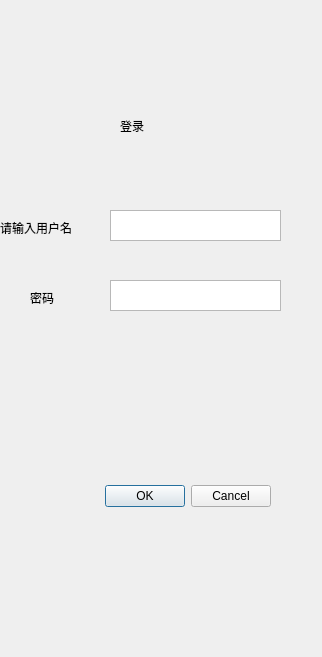
<?xml version="1.0" encoding="UTF-8"?>
<ui version="4.0">
 <class>Dialog</class>
 <widget class="QDialog" name="Dialog">
  <property name="geometry">
   <rect>
    <x>0</x>
    <y>0</y>
    <width>322</width>
    <height>657</height>
   </rect>
  </property>
  <property name="windowTitle">
   <string>Dialog</string>
  </property>
  <widget class="QDialogButtonBox" name="buttonBox">
   <property name="geometry">
    <rect>
     <x>-70</x>
     <y>480</y>
     <width>341</width>
     <height>32</height>
    </rect>
   </property>
   <property name="orientation">
    <enum>Qt::Horizontal</enum>
   </property>
   <property name="standardButtons">
    <set>QDialogButtonBox::Cancel|QDialogButtonBox::Ok</set>
   </property>
  </widget>
  <widget class="QLabel" name="label">
   <property name="geometry">
    <rect>
     <x>120</x>
     <y>100</y>
     <width>111</width>
     <height>51</height>
    </rect>
   </property>
   <property name="text">
    <string>登录</string>
   </property>
  </widget>
  <widget class="QTextEdit" name="user">
   <property name="geometry">
    <rect>
     <x>110</x>
     <y>210</y>
     <width>171</width>
     <height>31</height>
    </rect>
   </property>
  </widget>
  <widget class="QLabel" name="label_2">
   <property name="geometry">
    <rect>
     <x>0</x>
     <y>220</y>
     <width>101</width>
     <height>16</height>
    </rect>
   </property>
   <property name="text">
    <string>请输入用户名</string>
   </property>
  </widget>
  <widget class="QLabel" name="label_3">
   <property name="geometry">
    <rect>
     <x>30</x>
     <y>290</y>
     <width>72</width>
     <height>15</height>
    </rect>
   </property>
   <property name="text">
    <string>密码</string>
   </property>
  </widget>
  <widget class="QTextEdit" name="password">
   <property name="geometry">
    <rect>
     <x>110</x>
     <y>280</y>
     <width>171</width>
     <height>31</height>
    </rect>
   </property>
  </widget>
 </widget>
 <resources/>
 <connections>
  <connection>
   <sender>buttonBox</sender>
   <signal>accepted()</signal>
   <receiver>Dialog</receiver>
   <slot>accept()</slot>
   <hints>
    <hint type="sourcelabel">
     <x>248</x>
     <y>254</y>
    </hint>
    <hint type="destinationlabel">
     <x>157</x>
     <y>274</y>
    </hint>
   </hints>
  </connection>
  <connection>
   <sender>buttonBox</sender>
   <signal>rejected()</signal>
   <receiver>Dialog</receiver>
   <slot>reject()</slot>
   <hints>
    <hint type="sourcelabel">
     <x>316</x>
     <y>260</y>
    </hint>
    <hint type="destinationlabel">
     <x>286</x>
     <y>274</y>
    </hint>
   </hints>
  </connection>
 </connections>
</ui>
